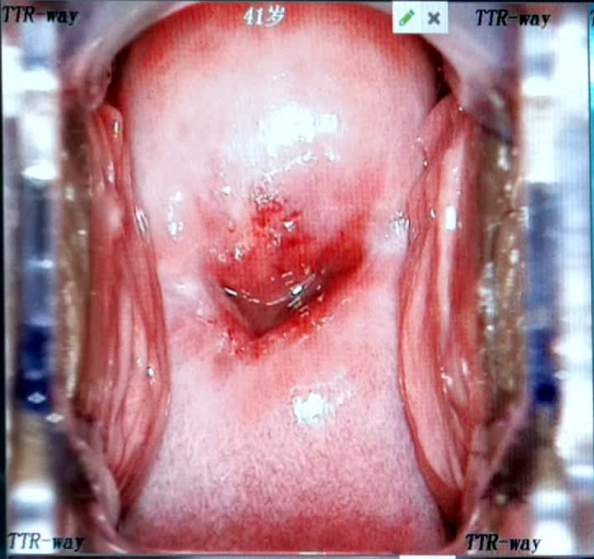
#> input picture data/input/CancerLib1_10_seg_1.png, 594 x 559 px; its folder holds only this picture in this run
$ python index.py
#> lines starting #> are read from the running program, lines starting #| are printed output that depends on the picture; long printed decimals are rounded
import cv2
import numpy as np
import os

def get_next_dir(paths,if_only_dir=True):
    # 传入一个当前的列表，获取下一级目录的所有文件夹列表
    # 默认只获得目录不获得文件
    path_list = []
    for path in paths:
        for next_dir_path in os.listdir(path):
            next_dir_path = path+'/'+next_dir_path
            if if_only_dir:
                if os.path.isdir(next_dir_path) == True:
                    path_list.append(next_dir_path)
            else:
                path_list.append(next_dir_path)
    return path_list


def get_aspect_ratio(img):  # 用于找到长宽比
    imgSize = img.shape
    aspect_ratio = imgSize[1]/imgSize[0]  # 6000/4000
    return aspect_ratio


def cut_img(img_list,output_path):
#> called with output_path = 'data/output'
    for i, img_path in enumerate(img_list):
        print('{}   {}'.format(i,img_path))
        save_path = output_path + '/' + img_path.split('/')[-1]
        print('save to :{}'.format(save_path))
        # cv2.imwrite('save_path', img)

        img = cv2.imread(img_path)
#> img is the input picture: shape (559, 594, 3); mean B, G, R 143.8, 133.8, 178.4
        aspect_ratio = get_aspect_ratio(img)  # 长宽比
#> aspect_ratio = 1.06
        height, width = img.shape[0:2]
#> height = 559; width = 594
        print(aspect_ratio)
#| 1.063
        if aspect_ratio == 1.5:
            img_resize_out = cv2.resize(img, (0, 0), fx=864/width, fy=576/height, interpolation=cv2.INTER_NEAREST)
        elif aspect_ratio < 1.5:  # 也是就是这个图像更方，需要在左右填东西
            img_resize = cv2.resize(img, (0, 0), fx=576/height, fy=576/height, interpolation=cv2.INTER_NEAREST)
            img_size_new = img_resize.shape
#> img_size_new = (576, 612, 3)
            img_background = np.zeros((576, 864, 3), np.uint8)
            img_background[0:576, int((864-img_size_new[1])/2):int((864-img_size_new[1])/2)+img_size_new[1]] = img_resize
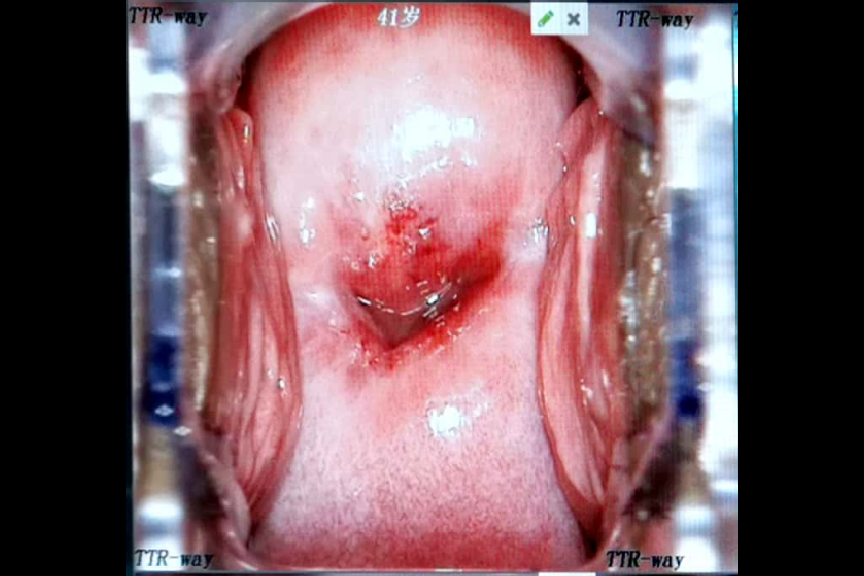
#> img_background: shape (576, 864, 3); mean B, G, R 101.7, 94.6, 126.1
            img_resize_out = img_background
        else:  # 这玩意基本没有吧
            img_resize = cv2.resize(img, (0, 0), fx=864/width, fy=864/width, interpolation=cv2.INTER_NEAREST)
            img_size_new = img_resize.shape
            img_background = np.zeros((576, 864, 3), np.uint8)
            img_background[ int((576 - img_size_new[0]) / 2):int((576 - img_size_new[0]) / 2) + img_size_new[0], 0:864] = img_resize
            img_resize_out = img_background

        # cv2.imshow('resize0', img_resize_out)
        # cv2.waitKey()
        # cv2.destroyAllWindows()
        cv2.imwrite(save_path,img_resize_out)

if __name__ == '__main__':
        input_path = 'data/input'
        output_path = 'data/output'
        img_list = get_next_dir([input_path], False)   # 同样能获得长和宽
        print(img_list)
        cut_img(img_list, output_path)

$ run again, on data/input/CancerLib1_16_seg_1.png
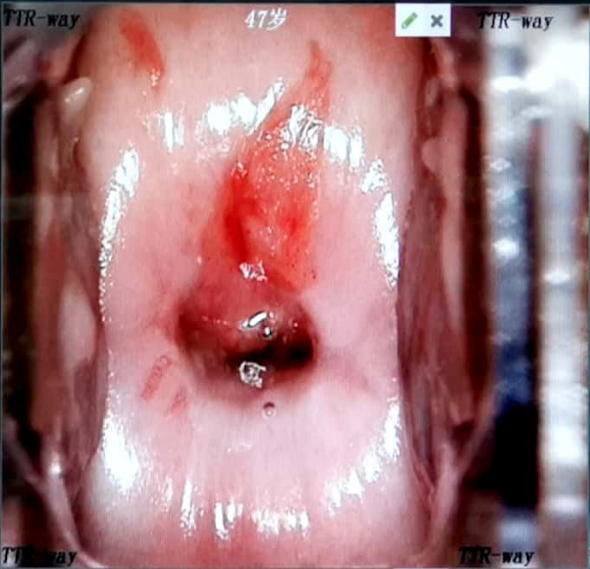
#> input picture data/input/CancerLib1_16_seg_1.png, 590 x 569 px
#> in cut_img, img is the input picture: shape (569, 590, 3); mean B, G, R 123.8, 119.4, 164.7
#> in cut_img, `aspect_ratio = get_aspect_ratio(img)`: aspect_ratio = 1.04
#| 1.037
#> in cut_img, `img_background[0:576, int((864-img_size_new[1])/2):int((864-img_size_n..`:
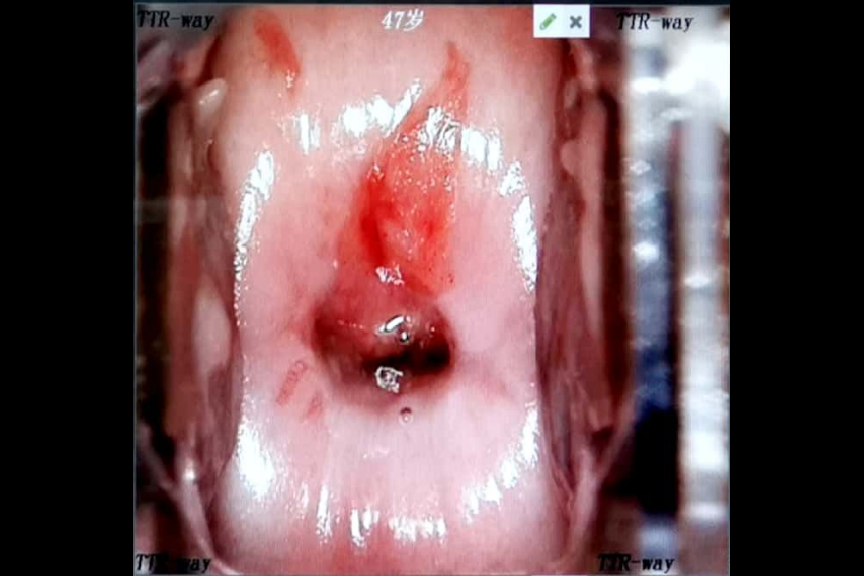
#> img_background: shape (576, 864, 3); mean B, G, R 85.5, 82.4, 113.7

$ run again, on data/input/CancerLib1_26_seg_5.png
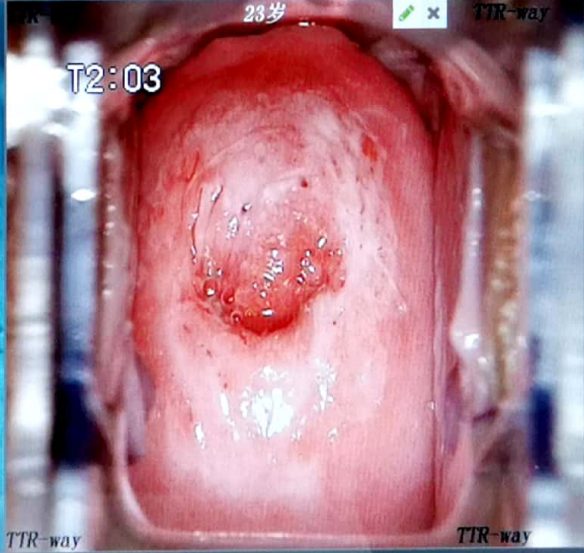
#> input picture data/input/CancerLib1_26_seg_5.png, 584 x 553 px
#> in cut_img, img is the input picture: shape (553, 584, 3); mean B, G, R 139.2, 126.7, 175
#> in cut_img, `aspect_ratio = get_aspect_ratio(img)`: aspect_ratio = 1.06
#| 1.056
#> in cut_img, `img_background[0:576, int((864-img_size_new[1])/2):int((864-img_size_n..`:
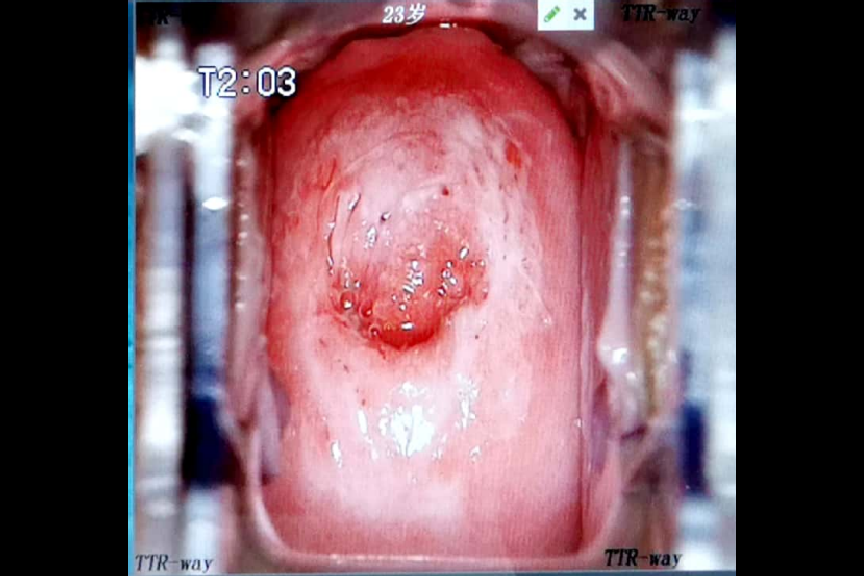
#> img_background: shape (576, 864, 3); mean B, G, R 98, 89.2, 123
